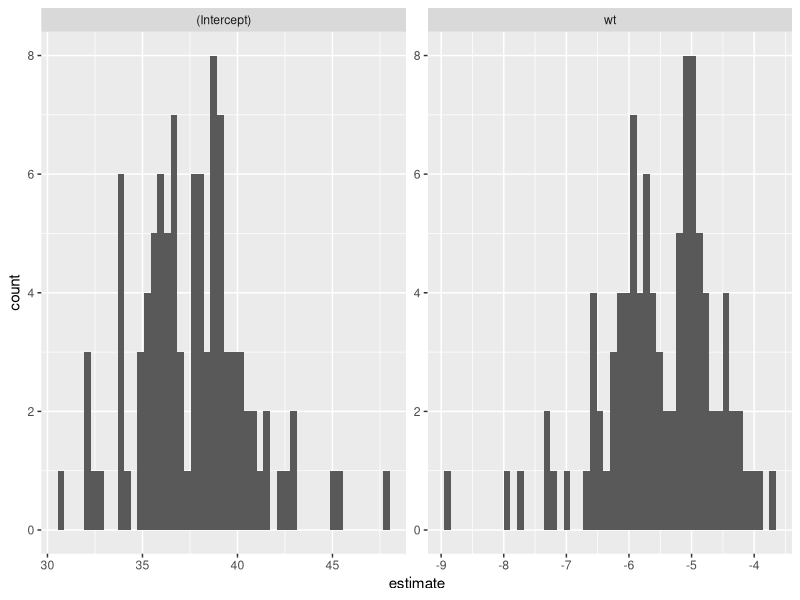

Write the R code that produced this figure.
# live code: https://tinyurl.com/ua-r-iteration

# most of the lesson materials: https://mcmaurer.github.io/R-DAVIS-3.0/lesson_iteration.html

#lessons with purrr
# https://jennybc.github.io/purrr-tutorial/
# https://emoriebeck.github.io/R-tutorials/purrr/

install.packages(dplyr)
install.packages(purrr)
install.packages(ggplot2)
install.packages(broom)


library(dplyr)
library(purrr)
library(ggplot2)
library(broom)
library(tidyr)

#introducing purrr and the map_ functions
map(1:10,sqrt)

#specify what data type you'll get (characters, decimal
map_dbl(1:10, sqrt)
map_chr(1:10,sqrt)
map_dbl(1:10, ~round(sqrt(.x), digits = 2))

#this is creating a new df with NAs
mtcars2 <- mtcars
mtcars2[3, c(1,6,8)] <- NA

#this is how to extract NAs before doing calculations for each column
#na.rm indicates whether NA values should be stripped before computation begins
map_dbl(mtcars, mean)
map_dbl (mtcars2, mean, na.rm=T)


#bootstrapping with map_
#map function can pack a lot of iterations into a tiny set of code

slice_sample(mtcars, prop = 0.8, replace = T) %>%
  lm(mpg~wt, data=.) %>%
  tidy()

folds <- map(1:100, ~slice_sample(mtcars, prop = 0.8, replace=T))
m <- map(.x = folds, .f = ~lm(mpg~wt, data = .x)) %>%
  map_dfr(.f = tidy, .id = "iter")
m %>%
  ggplot(aes(x=estimate)) +
  geom_histogram(bins=50) +
  facet_wrap(vars(term), scales = "free")